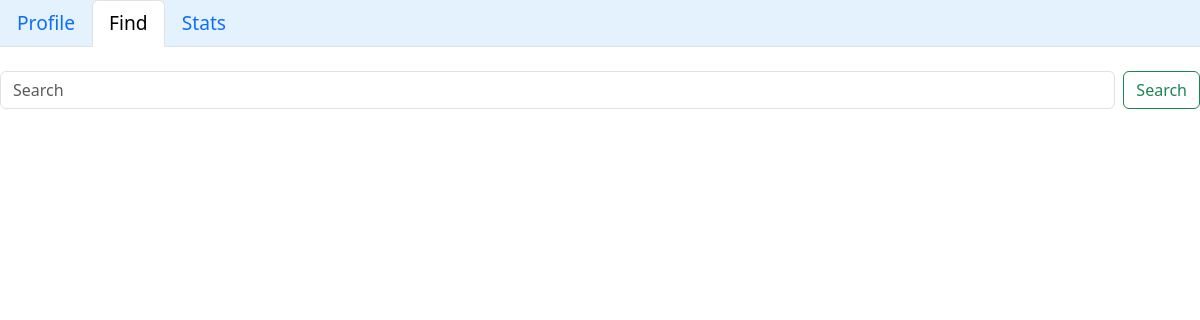
/influencer/find/1, run on an earlier commit of the app's database.
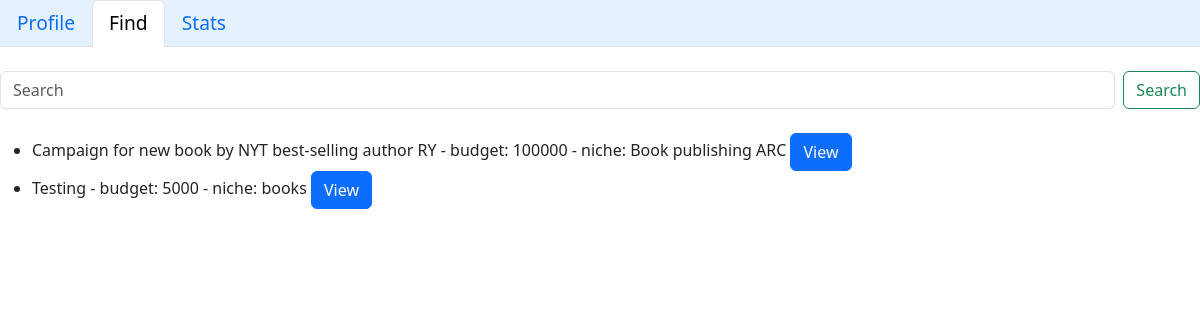
And on a later commit of the database.
### models.py (models this page shows)
class Campaigns(db.Model):       ## table for all campaigns
    __tablename__ = "campaigns"
    cid = db.Column(db.Integer, primary_key = True, autoincrement = True)
    cname = db.Column(db.String, nullable = False)
    budget = db.Column(db.Integer, nullable = False)
    niche = db.Column(db.String, nullable = False)
    description = db.Column(db.String, nullable = False)
    requirements = db.Column(db.String, nullable = False)
    creator = db.Column(db.Integer,db.ForeignKey("sponsor_user_info.user_id"),nullable=False)
    date_created = db.Column(db.DateTime, default=datetime.now)
    date_end = db.Column(db.DateTime, default=lambda: datetime.now() + timedelta(days=30))
    visibility = db.Column(db.String, default="public")
    sp_requests=db.relationship("Sponsor_Requests",backref="campaigns")
    in_requests=db.relationship("Influencer_Requests",backref="campaigns")

### app.py (the view)
@app.route('/influencer/find/<string:uid>')
def ifind(uid):
    if request.method == "GET":
        search = request.args.get("search")
        if search:
            cmp = Campaigns.query.filter(Campaigns.cname.like(search)).all()
            cmp += Campaigns.query.filter(Campaigns.niche.like(search)).all()
            cmp += Campaigns.query.filter(Campaigns.description.like(search)).all()
        else:
            cmp = Campaigns.query.filter_by(visibility="public")
    influencer = Influencer.query.filter_by(user_id = int(uid)).first()
    return render_template('infind.html', content = cmp, influencer = influencer)

### templates/infind.html (shortened to what this page needs)
<!DOCTYPE html>
<html lang="en">
<head>
    <link href="https://cdn.jsdelivr.net/npm/bootstrap@5.3.3/dist/css/bootstrap.min.css" rel="stylesheet">
</head>
<body>
    <nav style="font-size: larger;">
    <ul class="nav nav-tabs sticky-top" style="background-color: #e3f2fd;">
        <li class="nav-item">
          <a class="nav-link" href="/influencer/{{influencer.user_id}}">Profile</a>
        </li>
        <li class="nav-item">
          <a class="nav-link active" aria-current="page" href="#">Find</a>
        </li>
        <li class="nav-item">
          <a class="nav-link" href="/stats">Stats</a>
        </li>
      </ul>
    </nav>
    <br>
    <form class="d-flex" action="/influencer/find/{{influencer.user_id}}" method="get" role="search">
      <input class="form-control me-2" name="search" type="search" placeholder="Search"
          aria-label="Search">
      <button class="btn btn-outline-success" type="submit">Search</button>
    </form>
    <br>
    <ul>
      {% for row in content %}
      <li>{{row.cname}} - budget: {{row.budget}} - niche: {{row.niche}}
        <button type="button" class="btn btn-primary" data-bs-toggle="modal" data-bs-target="#modal{{row.cid}}">
          View
        </button>
</li>
{% endfor %}
</ul>
</body>
</html>

What changed in the data, as far as the page shows it:
added Campaigns: cname "Campaign for new book by NYT best-selling author RY", budget "100000", niche "Book publishing ARC"
added Campaigns: cname "Testing", budget "5000", niche "books"
